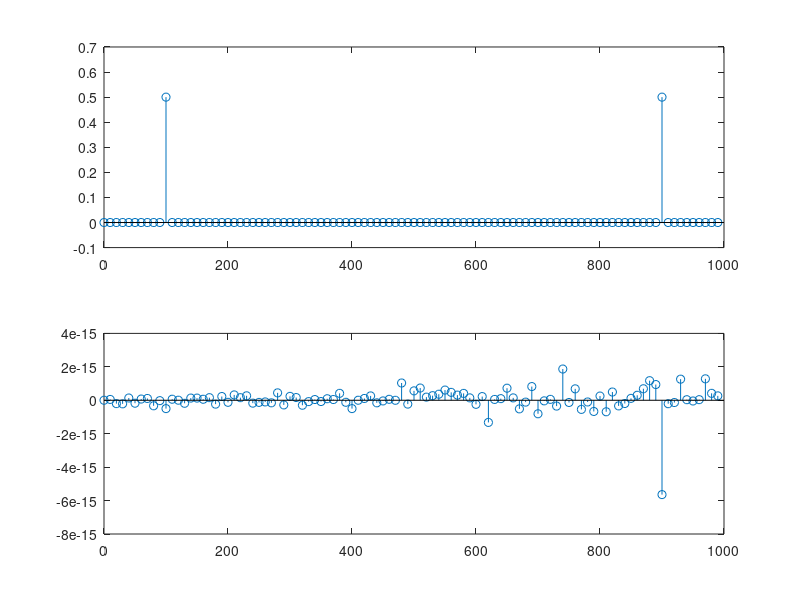
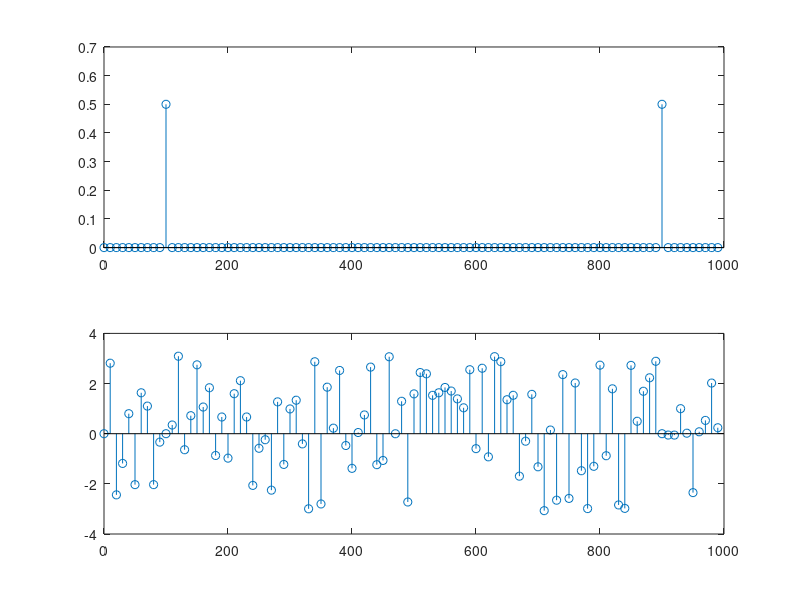
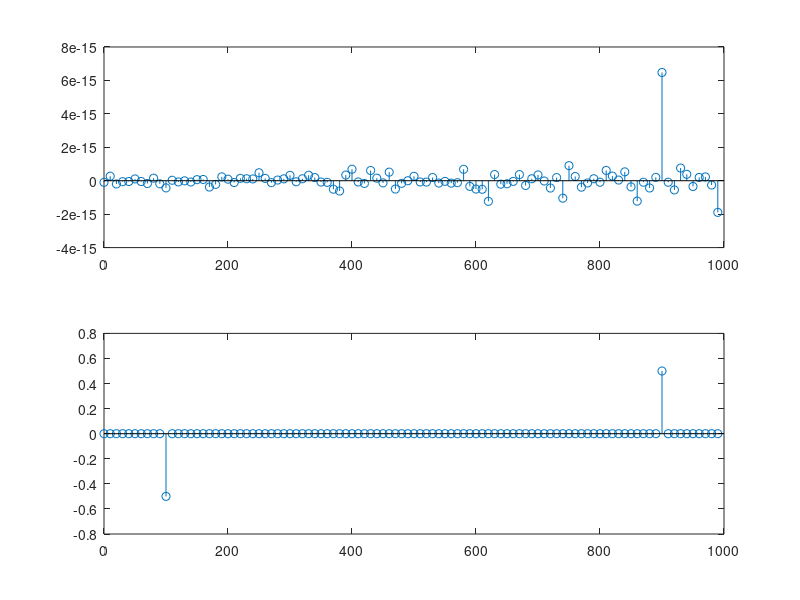
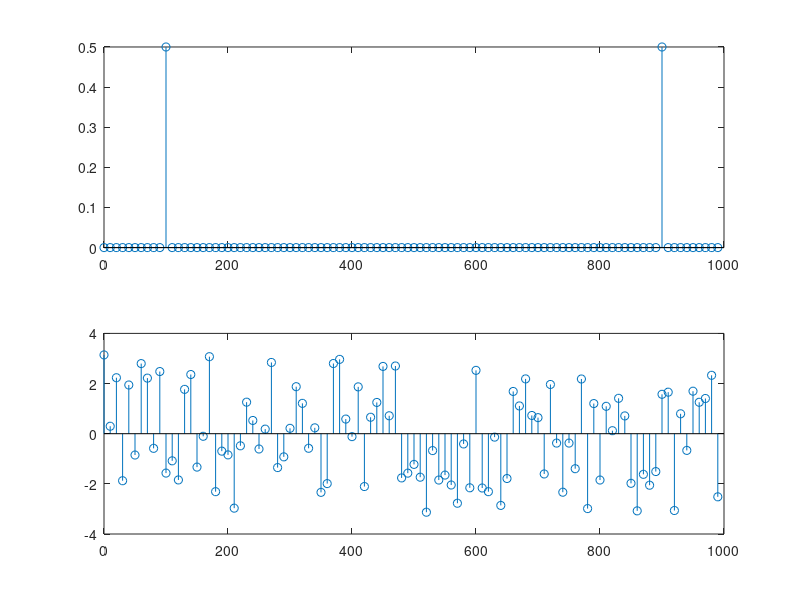

These charts were generated, in order, by the following MATLAB code:
clear; clc;

N = 100;
n = 0:N-1;

fs=1000;
dt = 1/fs;
T=N*dt;
f0 = 1/T;
t = dt*(0:N-1);

x5 = 1*cos(2*pi*1*(10*f0)*n*dt);
x6 = 1*sin(2*pi*1*(10*f0)*n*dt);

%x5 = 1*cos(2*pi*1*(10.5*f0)*n*dt);
%x6 = 1*sin(2*pi*1*(10.5*f0)*n*dt);

k = 0:N-1;
fk = f0*(0:N-1);  % oś częstotliwości
A_dft = exp(-1j*2*pi/N*(k.'*n));  % macierz DFT bez sqrt(1/N)

c = A_dft * x5.'; % DFT sygnału x5 - to jest nasze "c"
c_sin = A_dft * x6.';

cs = 1/N * c; %wspołczynnik macierzy DFT
cs_sin = 1/N * c_sin;

display(cs);
display(cs_sin);

figure; subplot(211); stem(fk,real(cs)); subplot(212); stem(fk,imag(cs));
figure; subplot(211); stem(fk,abs(cs)); subplot(212); stem(fk,angle(cs));

% WNIOSKI:
% Skalowanie sqrt(1/N) pozwala odczytać rzeczywiste amplitudy harmonicznych z DFT
% Część rzeczywista zawiera informacje o składowych kosinusowych (parzystych)


figure; subplot(211); stem(fk,real(cs_sin)); subplot(212); stem(fk,imag(cs_sin));
figure; subplot(211); stem(fk,abs(cs_sin)); subplot(212); stem(fk,angle(cs_sin));

%WNIOSKI:
% Figure 1 oraz 3, możemy zauważyć że są "symetrczne", jak wiemy z
% poprzedniego zadania, cos odpowiada części rzeczywistej, a sinus urojonej
%dlatego w pierwszym sygnale piki widać w Imz a w Rez są wartości bliskie
%zera, w drugim sygnale za to na odwrót
%
%w figure 2 i 4, pierwszy wykres powinien wyjść dokładnie taki sam,
%ponieważ nie zmieniliśmy parametrów
% stem(abs(cs)) oblicza moduł, czyli (sqrt(real(cs)^2 + imag(cs)^2) oznacza
% to tyle że wynik powinien być identyczny nie zależnie czy funkcja to
% sinus czy cosinus
%
%stem(angle(cs)) pokazuje nam kąt fazowy w radianach, który mówi nam o ile
%przesunięty jest sygnał względem cosinusa
%dlatego, w przypadku figure 2, w pikach (czyli x={20,980}), warości te są
%bliskie zeru
%dla sinusa, watości w pikach z kolei wynoszą +/- ~1.57, dzieje się tak dlatego
%że sinus jest zwyczajnie przesunięty względem cosinua o 1/2 pi

%Dlaczego wartości bezwzględne (moduł liczb zespolonych) współczyników
%widomowych cs są dwa razy mniejsze niż spodziewane, biorąc pod uwagę
%amplitudę analizowanego sygnału
%spodziewamy się wysokości piku równego 1.0 (lub około 1.0 w przypadku gdy
%zmieniemy częstotliwość sygnału) ale dostajemy dwa razy mniejszy (0.5),
%dzieje się tak dla tego że energia rozlewa się widmie na dwa piki
%cosinus to suma dwóch eksponentów zespolonych 
%cos(omega*t) = 1/2 * e ^ (j*omega*t) + 1/2 * e ^ (-j*omega*t)
%i do każdej trafia połowa amplitudy, z sinusem jest podobnie, tylko jedna
%z eksponent jest po prostu na minusie
